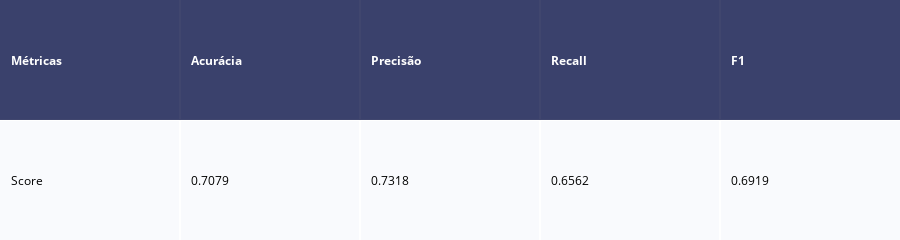

Notebook code for this chart:
### Code cell
metricas(y_test, previsoes)

### Figure 1 — Plotly figure (JSON) as saved in the notebook; plotly's stock layout.template omitted (floating-point values rounded to 4 significant figures)
{"data": [{"colorscale": [[0, "#00083e"], [0.5, "#ededee"], [1, "#ffffff"]], "hoverinfo": "none", "opacity": 0.75, "showscale": false, "type": "heatmap", "z": [[0, 0, 0, 0, 0], [0.5, 0.5, 0.5, 0.5, 0.5]]}], "layout": {"annotations": [{"align": "left", "font": {"color": "#ffffff"}, "showarrow": false, "text": "<b>Métricas</b>", "x": -0.45, "xanchor": "left", "xref": "x", "y": 0, "yref": "y"}, {"align": "left", "font": {"color": "#ffffff"}, "showarrow": false, "text": "<b>Acurácia</b>", "x": 0.55, "xanchor": "left", "xref": "x", "y": 0, "yref": "y"}, {"align": "left", "font": {"color": "#ffffff"}, "showarrow": false, "text": "<b>Precisão</b>", "x": 1.55, "xanchor": "left", "xref": "x", "y": 0, "yref": "y"}, {"align": "left", "font": {"color": "#ffffff"}, "showarrow": false, "text": "<b>Recall</b>", "x": 2.55, "xanchor": "left", "xref": "x", "y": 0, "yref": "y"}, {"align": "left", "font": {"color": "#ffffff"}, "showarrow": false, "text": "<b>F1</b>", "x": 3.55, "xanchor": "left", "xref": "x", "y": 0, "yref": "y"}, {"align": "left", "font": {"color": "#000000"}, "showarrow": false, "text": "Score", "x": -0.45, "xanchor": "left", "xref": "x", "y": 1, "yref": "y"}, {"align": "left", "font": {"color": "#000000"}, "showarrow": false, "text": "0.7079", "x": 0.55, "xanchor": "left", "xref": "x", "y": 1, "yref": "y"}, {"align": "left", "font": {"color": "#000000"}, "showarrow": false, "text": "0.7318", "x": 1.55, "xanchor": "left", "xref": "x", "y": 1, "yref": "y"}, {"align": "left", "font": {"color": "#000000"}, "showarrow": false, "text": "0.6562", "x": 2.55, "xanchor": "left", "xref": "x", "y": 1, "yref": "y"}, {"align": "left", "font": {"color": "#000000"}, "showarrow": false, "text": "0.6919", "x": 3.55, "xanchor": "left", "xref": "x", "y": 1, "yref": "y"}], "height": 90, "margin": {"b": 0, "l": 0, "r": 0, "t": 0}, "xaxis": {"dtick": 1, "gridwidth": 2, "showticklabels": false, "tick0": -0.5, "ticks": "", "zeroline": false}, "yaxis": {"autorange": "reversed", "dtick": 1, "gridwidth": 2, "showticklabels": false, "tick0": 0.5, "ticks": "", "zeroline": false}}}
